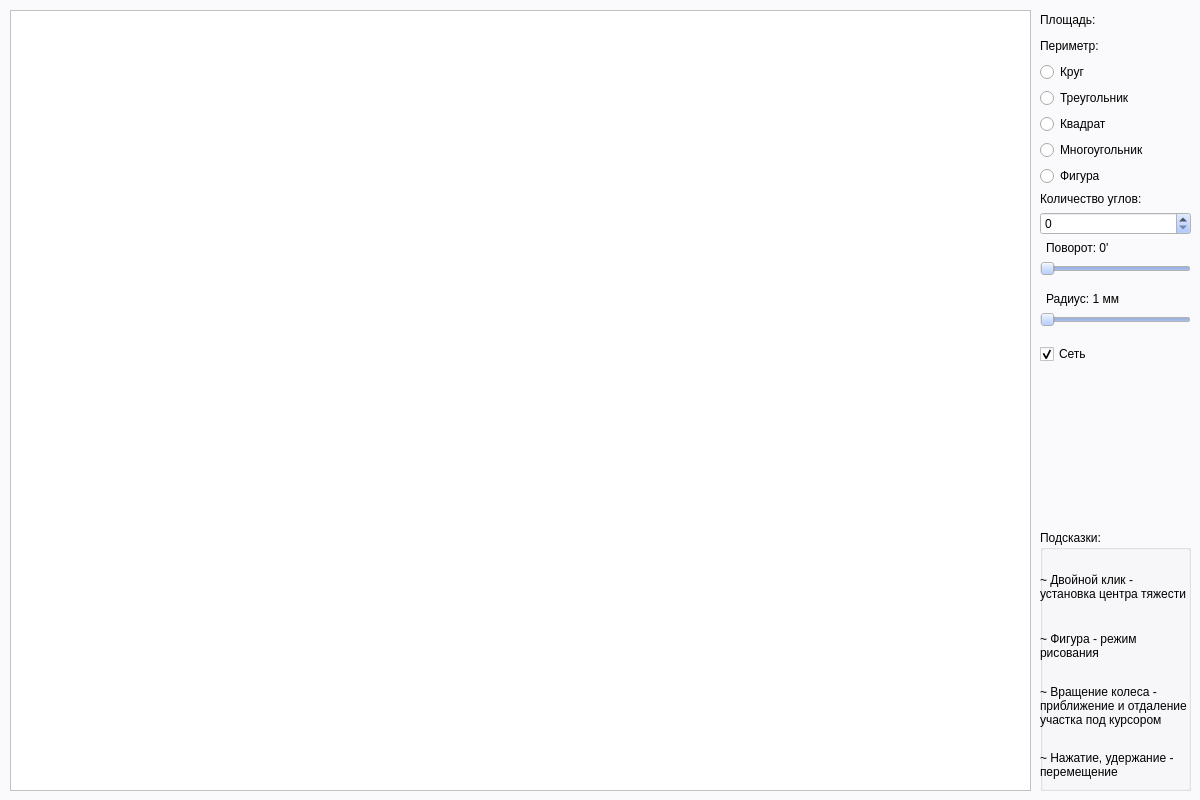
<?xml version="1.0" encoding="UTF-8"?>
<ui version="4.0">
 <class>MainWindow</class>
 <widget class="QMainWindow" name="MainWindow">
  <property name="geometry">
   <rect>
    <x>0</x>
    <y>0</y>
    <width>1200</width>
    <height>800</height>
   </rect>
  </property>
  <property name="palette">
   <palette>
    <active>
     <colorrole role="WindowText">
      <brush brushstyle="SolidPattern">
       <color alpha="255">
        <red>0</red>
        <green>0</green>
        <blue>0</blue>
       </color>
      </brush>
     </colorrole>
     <colorrole role="Button">
      <brush brushstyle="SolidPattern">
       <color alpha="255">
        <red>147</red>
        <green>183</green>
        <blue>255</blue>
       </color>
      </brush>
     </colorrole>
     <colorrole role="Light">
      <brush brushstyle="SolidPattern">
       <color alpha="255">
        <red>255</red>
        <green>255</green>
        <blue>255</blue>
       </color>
      </brush>
     </colorrole>
     <colorrole role="Midlight">
      <brush brushstyle="SolidPattern">
       <color alpha="255">
        <red>201</red>
        <green>219</green>
        <blue>255</blue>
       </color>
      </brush>
     </colorrole>
     <colorrole role="Dark">
      <brush brushstyle="SolidPattern">
       <color alpha="255">
        <red>73</red>
        <green>91</green>
        <blue>127</blue>
       </color>
      </brush>
     </colorrole>
     <colorrole role="Mid">
      <brush brushstyle="SolidPattern">
       <color alpha="255">
        <red>98</red>
        <green>122</green>
        <blue>170</blue>
       </color>
      </brush>
     </colorrole>
     <colorrole role="Text">
      <brush brushstyle="SolidPattern">
       <color alpha="255">
        <red>0</red>
        <green>0</green>
        <blue>0</blue>
       </color>
      </brush>
     </colorrole>
     <colorrole role="BrightText">
      <brush brushstyle="SolidPattern">
       <color alpha="255">
        <red>255</red>
        <green>255</green>
        <blue>255</blue>
       </color>
      </brush>
     </colorrole>
     <colorrole role="ButtonText">
      <brush brushstyle="SolidPattern">
       <color alpha="255">
        <red>0</red>
        <green>0</green>
        <blue>0</blue>
       </color>
      </brush>
     </colorrole>
     <colorrole role="Base">
      <brush brushstyle="SolidPattern">
       <color alpha="255">
        <red>255</red>
        <green>255</green>
        <blue>255</blue>
       </color>
      </brush>
     </colorrole>
     <colorrole role="Window">
      <brush brushstyle="SolidPattern">
       <color alpha="255">
        <red>250</red>
        <green>250</green>
        <blue>252</blue>
       </color>
      </brush>
     </colorrole>
     <colorrole role="Shadow">
      <brush brushstyle="SolidPattern">
       <color alpha="255">
        <red>0</red>
        <green>0</green>
        <blue>0</blue>
       </color>
      </brush>
     </colorrole>
     <colorrole role="AlternateBase">
      <brush brushstyle="SolidPattern">
       <color alpha="255">
        <red>201</red>
        <green>219</green>
        <blue>255</blue>
       </color>
      </brush>
     </colorrole>
     <colorrole role="ToolTipBase">
      <brush brushstyle="SolidPattern">
       <color alpha="255">
        <red>255</red>
        <green>255</green>
        <blue>220</blue>
       </color>
      </brush>
     </colorrole>
     <colorrole role="ToolTipText">
      <brush brushstyle="SolidPattern">
       <color alpha="255">
        <red>0</red>
        <green>0</green>
        <blue>0</blue>
       </color>
      </brush>
     </colorrole>
     <colorrole role="PlaceholderText">
      <brush brushstyle="SolidPattern">
       <color alpha="128">
        <red>0</red>
        <green>0</green>
        <blue>0</blue>
       </color>
      </brush>
     </colorrole>
    </active>
    <inactive>
     <colorrole role="WindowText">
      <brush brushstyle="SolidPattern">
       <color alpha="255">
        <red>0</red>
        <green>0</green>
        <blue>0</blue>
       </color>
      </brush>
     </colorrole>
     <colorrole role="Button">
      <brush brushstyle="SolidPattern">
       <color alpha="255">
        <red>147</red>
        <green>183</green>
        <blue>255</blue>
       </color>
      </brush>
     </colorrole>
     <colorrole role="Light">
      <brush brushstyle="SolidPattern">
       <color alpha="255">
        <red>255</red>
        <green>255</green>
        <blue>255</blue>
       </color>
      </brush>
     </colorrole>
     <colorrole role="Midlight">
      <brush brushstyle="SolidPattern">
       <color alpha="255">
        <red>201</red>
        <green>219</green>
        <blue>255</blue>
       </color>
      </brush>
     </colorrole>
     <colorrole role="Dark">
      <brush brushstyle="SolidPattern">
       <color alpha="255">
        <red>73</red>
        <green>91</green>
        <blue>127</blue>
       </color>
      </brush>
     </colorrole>
     <colorrole role="Mid">
      <brush brushstyle="SolidPattern">
       <color alpha="255">
        <red>98</red>
        <green>122</green>
        <blue>170</blue>
       </color>
      </brush>
     </colorrole>
     <colorrole role="Text">
      <brush brushstyle="SolidPattern">
       <color alpha="255">
        <red>0</red>
        <green>0</green>
        <blue>0</blue>
       </color>
      </brush>
     </colorrole>
     <colorrole role="BrightText">
      <brush brushstyle="SolidPattern">
       <color alpha="255">
        <red>255</red>
        <green>255</green>
        <blue>255</blue>
       </color>
      </brush>
     </colorrole>
     <colorrole role="ButtonText">
      <brush brushstyle="SolidPattern">
       <color alpha="255">
        <red>0</red>
        <green>0</green>
        <blue>0</blue>
       </color>
      </brush>
     </colorrole>
     <colorrole role="Base">
      <brush brushstyle="SolidPattern">
       <color alpha="255">
        <red>255</red>
        <green>255</green>
        <blue>255</blue>
       </color>
      </brush>
     </colorrole>
     <colorrole role="Window">
      <brush brushstyle="SolidPattern">
       <color alpha="255">
        <red>250</red>
        <green>250</green>
        <blue>252</blue>
       </color>
      </brush>
     </colorrole>
     <colorrole role="Shadow">
      <brush brushstyle="SolidPattern">
       <color alpha="255">
        <red>0</red>
        <green>0</green>
        <blue>0</blue>
       </color>
      </brush>
     </colorrole>
     <colorrole role="AlternateBase">
      <brush brushstyle="SolidPattern">
       <color alpha="255">
        <red>201</red>
        <green>219</green>
        <blue>255</blue>
       </color>
      </brush>
     </colorrole>
     <colorrole role="ToolTipBase">
      <brush brushstyle="SolidPattern">
       <color alpha="255">
        <red>255</red>
        <green>255</green>
        <blue>220</blue>
       </color>
      </brush>
     </colorrole>
     <colorrole role="ToolTipText">
      <brush brushstyle="SolidPattern">
       <color alpha="255">
        <red>0</red>
        <green>0</green>
        <blue>0</blue>
       </color>
      </brush>
     </colorrole>
     <colorrole role="PlaceholderText">
      <brush brushstyle="SolidPattern">
       <color alpha="128">
        <red>0</red>
        <green>0</green>
        <blue>0</blue>
       </color>
      </brush>
     </colorrole>
    </inactive>
    <disabled>
     <colorrole role="WindowText">
      <brush brushstyle="SolidPattern">
       <color alpha="255">
        <red>73</red>
        <green>91</green>
        <blue>127</blue>
       </color>
      </brush>
     </colorrole>
     <colorrole role="Button">
      <brush brushstyle="SolidPattern">
       <color alpha="255">
        <red>147</red>
        <green>183</green>
        <blue>255</blue>
       </color>
      </brush>
     </colorrole>
     <colorrole role="Light">
      <brush brushstyle="SolidPattern">
       <color alpha="255">
        <red>255</red>
        <green>255</green>
        <blue>255</blue>
       </color>
      </brush>
     </colorrole>
     <colorrole role="Midlight">
      <brush brushstyle="SolidPattern">
       <color alpha="255">
        <red>201</red>
        <green>219</green>
        <blue>255</blue>
       </color>
      </brush>
     </colorrole>
     <colorrole role="Dark">
      <brush brushstyle="SolidPattern">
       <color alpha="255">
        <red>73</red>
        <green>91</green>
        <blue>127</blue>
       </color>
      </brush>
     </colorrole>
     <colorrole role="Mid">
      <brush brushstyle="SolidPattern">
       <color alpha="255">
        <red>98</red>
        <green>122</green>
        <blue>170</blue>
       </color>
      </brush>
     </colorrole>
     <colorrole role="Text">
      <brush brushstyle="SolidPattern">
       <color alpha="255">
        <red>73</red>
        <green>91</green>
        <blue>127</blue>
       </color>
      </brush>
     </colorrole>
     <colorrole role="BrightText">
      <brush brushstyle="SolidPattern">
       <color alpha="255">
        <red>255</red>
        <green>255</green>
        <blue>255</blue>
       </color>
      </brush>
     </colorrole>
     <colorrole role="ButtonText">
      <brush brushstyle="SolidPattern">
       <color alpha="255">
        <red>73</red>
        <green>91</green>
        <blue>127</blue>
       </color>
      </brush>
     </colorrole>
     <colorrole role="Base">
      <brush brushstyle="SolidPattern">
       <color alpha="255">
        <red>250</red>
        <green>250</green>
        <blue>252</blue>
       </color>
      </brush>
     </colorrole>
     <colorrole role="Window">
      <brush brushstyle="SolidPattern">
       <color alpha="255">
        <red>250</red>
        <green>250</green>
        <blue>252</blue>
       </color>
      </brush>
     </colorrole>
     <colorrole role="Shadow">
      <brush brushstyle="SolidPattern">
       <color alpha="255">
        <red>0</red>
        <green>0</green>
        <blue>0</blue>
       </color>
      </brush>
     </colorrole>
     <colorrole role="AlternateBase">
      <brush brushstyle="SolidPattern">
       <color alpha="255">
        <red>147</red>
        <green>183</green>
        <blue>255</blue>
       </color>
      </brush>
     </colorrole>
     <colorrole role="ToolTipBase">
      <brush brushstyle="SolidPattern">
       <color alpha="255">
        <red>255</red>
        <green>255</green>
        <blue>220</blue>
       </color>
      </brush>
     </colorrole>
     <colorrole role="ToolTipText">
      <brush brushstyle="SolidPattern">
       <color alpha="255">
        <red>0</red>
        <green>0</green>
        <blue>0</blue>
       </color>
      </brush>
     </colorrole>
     <colorrole role="PlaceholderText">
      <brush brushstyle="SolidPattern">
       <color alpha="128">
        <red>0</red>
        <green>0</green>
        <blue>0</blue>
       </color>
      </brush>
     </colorrole>
    </disabled>
   </palette>
  </property>
  <property name="windowTitle">
   <string>MainWindow</string>
  </property>
  <widget class="QWidget" name="centralwidget">
   <widget class="QGraphicsView" name="graphicsView">
    <property name="geometry">
     <rect>
      <x>10</x>
      <y>10</y>
      <width>1021</width>
      <height>781</height>
     </rect>
    </property>
    <property name="palette">
     <palette>
      <active>
       <colorrole role="WindowText">
        <brush brushstyle="SolidPattern">
         <color alpha="255">
          <red>0</red>
          <green>0</green>
          <blue>0</blue>
         </color>
        </brush>
       </colorrole>
       <colorrole role="Button">
        <brush brushstyle="SolidPattern">
         <color alpha="255">
          <red>159</red>
          <green>245</green>
          <blue>232</blue>
         </color>
        </brush>
       </colorrole>
       <colorrole role="Light">
        <brush brushstyle="SolidPattern">
         <color alpha="255">
          <red>255</red>
          <green>255</green>
          <blue>255</blue>
         </color>
        </brush>
       </colorrole>
       <colorrole role="Midlight">
        <brush brushstyle="SolidPattern">
         <color alpha="255">
          <red>207</red>
          <green>250</green>
          <blue>243</blue>
         </color>
        </brush>
       </colorrole>
       <colorrole role="Dark">
        <brush brushstyle="SolidPattern">
         <color alpha="255">
          <red>79</red>
          <green>122</green>
          <blue>116</blue>
         </color>
        </brush>
       </colorrole>
       <colorrole role="Mid">
        <brush brushstyle="SolidPattern">
         <color alpha="255">
          <red>106</red>
          <green>163</green>
          <blue>155</blue>
         </color>
        </brush>
       </colorrole>
       <colorrole role="Text">
        <brush brushstyle="SolidPattern">
         <color alpha="255">
          <red>0</red>
          <green>0</green>
          <blue>0</blue>
         </color>
        </brush>
       </colorrole>
       <colorrole role="BrightText">
        <brush brushstyle="SolidPattern">
         <color alpha="255">
          <red>255</red>
          <green>255</green>
          <blue>255</blue>
         </color>
        </brush>
       </colorrole>
       <colorrole role="ButtonText">
        <brush brushstyle="SolidPattern">
         <color alpha="255">
          <red>0</red>
          <green>0</green>
          <blue>0</blue>
         </color>
        </brush>
       </colorrole>
       <colorrole role="Base">
        <brush brushstyle="SolidPattern">
         <color alpha="255">
          <red>255</red>
          <green>255</green>
          <blue>255</blue>
         </color>
        </brush>
       </colorrole>
       <colorrole role="Window">
        <brush brushstyle="SolidPattern">
         <color alpha="255">
          <red>250</red>
          <green>250</green>
          <blue>252</blue>
         </color>
        </brush>
       </colorrole>
       <colorrole role="Shadow">
        <brush brushstyle="SolidPattern">
         <color alpha="255">
          <red>0</red>
          <green>0</green>
          <blue>0</blue>
         </color>
        </brush>
       </colorrole>
       <colorrole role="AlternateBase">
        <brush brushstyle="SolidPattern">
         <color alpha="255">
          <red>207</red>
          <green>250</green>
          <blue>243</blue>
         </color>
        </brush>
       </colorrole>
       <colorrole role="ToolTipBase">
        <brush brushstyle="SolidPattern">
         <color alpha="255">
          <red>255</red>
          <green>255</green>
          <blue>220</blue>
         </color>
        </brush>
       </colorrole>
       <colorrole role="ToolTipText">
        <brush brushstyle="SolidPattern">
         <color alpha="255">
          <red>0</red>
          <green>0</green>
          <blue>0</blue>
         </color>
        </brush>
       </colorrole>
       <colorrole role="PlaceholderText">
        <brush brushstyle="SolidPattern">
         <color alpha="128">
          <red>0</red>
          <green>0</green>
          <blue>0</blue>
         </color>
        </brush>
       </colorrole>
      </active>
      <inactive>
       <colorrole role="WindowText">
        <brush brushstyle="SolidPattern">
         <color alpha="255">
          <red>0</red>
          <green>0</green>
          <blue>0</blue>
         </color>
        </brush>
       </colorrole>
       <colorrole role="Button">
        <brush brushstyle="SolidPattern">
         <color alpha="255">
          <red>159</red>
          <green>245</green>
          <blue>232</blue>
         </color>
        </brush>
       </colorrole>
       <colorrole role="Light">
        <brush brushstyle="SolidPattern">
         <color alpha="255">
          <red>255</red>
          <green>255</green>
          <blue>255</blue>
         </color>
        </brush>
       </colorrole>
       <colorrole role="Midlight">
        <brush brushstyle="SolidPattern">
         <color alpha="255">
          <red>207</red>
          <green>250</green>
          <blue>243</blue>
         </color>
        </brush>
       </colorrole>
       <colorrole role="Dark">
        <brush brushstyle="SolidPattern">
         <color alpha="255">
          <red>79</red>
          <green>122</green>
          <blue>116</blue>
         </color>
        </brush>
       </colorrole>
       <colorrole role="Mid">
        <brush brushstyle="SolidPattern">
         <color alpha="255">
          <red>106</red>
          <green>163</green>
          <blue>155</blue>
         </color>
        </brush>
       </colorrole>
       <colorrole role="Text">
        <brush brushstyle="SolidPattern">
         <color alpha="255">
          <red>0</red>
          <green>0</green>
          <blue>0</blue>
         </color>
        </brush>
       </colorrole>
       <colorrole role="BrightText">
        <brush brushstyle="SolidPattern">
         <color alpha="255">
          <red>255</red>
          <green>255</green>
          <blue>255</blue>
         </color>
        </brush>
       </colorrole>
       <colorrole role="ButtonText">
        <brush brushstyle="SolidPattern">
         <color alpha="255">
          <red>0</red>
          <green>0</green>
          <blue>0</blue>
         </color>
        </brush>
       </colorrole>
       <colorrole role="Base">
        <brush brushstyle="SolidPattern">
         <color alpha="255">
          <red>255</red>
          <green>255</green>
          <blue>255</blue>
         </color>
        </brush>
       </colorrole>
       <colorrole role="Window">
        <brush brushstyle="SolidPattern">
         <color alpha="255">
          <red>250</red>
          <green>250</green>
          <blue>252</blue>
         </color>
        </brush>
       </colorrole>
       <colorrole role="Shadow">
        <brush brushstyle="SolidPattern">
         <color alpha="255">
          <red>0</red>
          <green>0</green>
          <blue>0</blue>
         </color>
        </brush>
       </colorrole>
       <colorrole role="AlternateBase">
        <brush brushstyle="SolidPattern">
         <color alpha="255">
          <red>207</red>
          <green>250</green>
          <blue>243</blue>
         </color>
        </brush>
       </colorrole>
       <colorrole role="ToolTipBase">
        <brush brushstyle="SolidPattern">
         <color alpha="255">
          <red>255</red>
          <green>255</green>
          <blue>220</blue>
         </color>
        </brush>
       </colorrole>
       <colorrole role="ToolTipText">
        <brush brushstyle="SolidPattern">
         <color alpha="255">
          <red>0</red>
          <green>0</green>
          <blue>0</blue>
         </color>
        </brush>
       </colorrole>
       <colorrole role="PlaceholderText">
        <brush brushstyle="SolidPattern">
         <color alpha="128">
          <red>0</red>
          <green>0</green>
          <blue>0</blue>
         </color>
        </brush>
       </colorrole>
      </inactive>
      <disabled>
       <colorrole role="WindowText">
        <brush brushstyle="SolidPattern">
         <color alpha="255">
          <red>79</red>
          <green>122</green>
          <blue>116</blue>
         </color>
        </brush>
       </colorrole>
       <colorrole role="Button">
        <brush brushstyle="SolidPattern">
         <color alpha="255">
          <red>159</red>
          <green>245</green>
          <blue>232</blue>
         </color>
        </brush>
       </colorrole>
       <colorrole role="Light">
        <brush brushstyle="SolidPattern">
         <color alpha="255">
          <red>255</red>
          <green>255</green>
          <blue>255</blue>
         </color>
        </brush>
       </colorrole>
       <colorrole role="Midlight">
        <brush brushstyle="SolidPattern">
         <color alpha="255">
          <red>207</red>
          <green>250</green>
          <blue>243</blue>
         </color>
        </brush>
       </colorrole>
       <colorrole role="Dark">
        <brush brushstyle="SolidPattern">
         <color alpha="255">
          <red>79</red>
          <green>122</green>
          <blue>116</blue>
         </color>
        </brush>
       </colorrole>
       <colorrole role="Mid">
        <brush brushstyle="SolidPattern">
         <color alpha="255">
          <red>106</red>
          <green>163</green>
          <blue>155</blue>
         </color>
        </brush>
       </colorrole>
       <colorrole role="Text">
        <brush brushstyle="SolidPattern">
         <color alpha="255">
          <red>79</red>
          <green>122</green>
          <blue>116</blue>
         </color>
        </brush>
       </colorrole>
       <colorrole role="BrightText">
        <brush brushstyle="SolidPattern">
         <color alpha="255">
          <red>255</red>
          <green>255</green>
          <blue>255</blue>
         </color>
        </brush>
       </colorrole>
       <colorrole role="ButtonText">
        <brush brushstyle="SolidPattern">
         <color alpha="255">
          <red>79</red>
          <green>122</green>
          <blue>116</blue>
         </color>
        </brush>
       </colorrole>
       <colorrole role="Base">
        <brush brushstyle="SolidPattern">
         <color alpha="255">
          <red>250</red>
          <green>250</green>
          <blue>252</blue>
         </color>
        </brush>
       </colorrole>
       <colorrole role="Window">
        <brush brushstyle="SolidPattern">
         <color alpha="255">
          <red>250</red>
          <green>250</green>
          <blue>252</blue>
         </color>
        </brush>
       </colorrole>
       <colorrole role="Shadow">
        <brush brushstyle="SolidPattern">
         <color alpha="255">
          <red>0</red>
          <green>0</green>
          <blue>0</blue>
         </color>
        </brush>
       </colorrole>
       <colorrole role="AlternateBase">
        <brush brushstyle="SolidPattern">
         <color alpha="255">
          <red>159</red>
          <green>245</green>
          <blue>232</blue>
         </color>
        </brush>
       </colorrole>
       <colorrole role="ToolTipBase">
        <brush brushstyle="SolidPattern">
         <color alpha="255">
          <red>255</red>
          <green>255</green>
          <blue>220</blue>
         </color>
        </brush>
       </colorrole>
       <colorrole role="ToolTipText">
        <brush brushstyle="SolidPattern">
         <color alpha="255">
          <red>0</red>
          <green>0</green>
          <blue>0</blue>
         </color>
        </brush>
       </colorrole>
       <colorrole role="PlaceholderText">
        <brush brushstyle="SolidPattern">
         <color alpha="128">
          <red>0</red>
          <green>0</green>
          <blue>0</blue>
         </color>
        </brush>
       </colorrole>
      </disabled>
     </palette>
    </property>
   </widget>
   <widget class="QGroupBox" name="groupBox">
    <property name="geometry">
     <rect>
      <x>1040</x>
      <y>530</y>
      <width>151</width>
      <height>261</height>
     </rect>
    </property>
    <property name="autoFillBackground">
     <bool>true</bool>
    </property>
    <property name="title">
     <string>Подсказки:</string>
    </property>
    <property name="flat">
     <bool>true</bool>
    </property>
    <widget class="QWidget" name="layoutWidget">
     <property name="geometry">
      <rect>
       <x>0</x>
       <y>30</y>
       <width>151</width>
       <height>231</height>
      </rect>
     </property>
     <layout class="QVBoxLayout" name="verticalLayout_2">
      <item>
       <widget class="QLabel" name="label">
        <property name="text">
         <string>~ Двойной клик - установка центра тяжести</string>
        </property>
        <property name="wordWrap">
         <bool>true</bool>
        </property>
       </widget>
      </item>
      <item>
       <widget class="QLabel" name="label_2">
        <property name="text">
         <string>~ Фигура - режим рисования</string>
        </property>
        <property name="wordWrap">
         <bool>true</bool>
        </property>
       </widget>
      </item>
      <item>
       <widget class="QLabel" name="label_3">
        <property name="text">
         <string>~ Вращение колеса - приближение и отдаление участка под курсором</string>
        </property>
        <property name="wordWrap">
         <bool>true</bool>
        </property>
       </widget>
      </item>
      <item>
       <widget class="QLabel" name="label_4">
        <property name="text">
         <string>~ Нажатие, удержание - перемещение</string>
        </property>
        <property name="wordWrap">
         <bool>true</bool>
        </property>
       </widget>
      </item>
     </layout>
    </widget>
   </widget>
   <widget class="QWidget" name="layoutWidget">
    <property name="geometry">
     <rect>
      <x>1040</x>
      <y>10</y>
      <width>151</width>
      <height>354</height>
     </rect>
    </property>
    <layout class="QVBoxLayout" name="verticalLayout_4">
     <item>
      <layout class="QVBoxLayout" name="verticalLayout_3">
       <item>
        <widget class="QLabel" name="labelArea">
         <property name="text">
          <string>Площадь:</string>
         </property>
        </widget>
       </item>
       <item>
        <widget class="QLabel" name="labelPerimeter">
         <property name="text">
          <string>Периметр:</string>
         </property>
        </widget>
       </item>
      </layout>
     </item>
     <item>
      <layout class="QVBoxLayout" name="verticalLayout">
       <item>
        <widget class="QRadioButton" name="radioButtonCircle">
         <property name="text">
          <string>Круг</string>
         </property>
        </widget>
       </item>
       <item>
        <widget class="QRadioButton" name="radioButtonTriangle">
         <property name="text">
          <string>Треугольник</string>
         </property>
        </widget>
       </item>
       <item>
        <widget class="QRadioButton" name="radioButtonSquare">
         <property name="text">
          <string>Квадрат</string>
         </property>
        </widget>
       </item>
       <item>
        <widget class="QRadioButton" name="radioButtonPolygon">
         <property name="text">
          <string>Многоугольник</string>
         </property>
        </widget>
       </item>
       <item>
        <widget class="QRadioButton" name="radioButtonFigure">
         <property name="text">
          <string>Фигура</string>
         </property>
        </widget>
       </item>
       <item>
        <widget class="QLabel" name="labelAnglesNumber">
         <property name="text">
          <string>Количество углов:</string>
         </property>
        </widget>
       </item>
       <item>
        <widget class="QSpinBox" name="spinBox">
         <property name="minimum">
          <number>0</number>
         </property>
         <property name="maximum">
          <number>30</number>
         </property>
         <property name="singleStep">
          <number>1</number>
         </property>
        </widget>
       </item>
      </layout>
     </item>
     <item>
      <layout class="QFormLayout" name="formLayout">
       <item row="0" column="1">
        <widget class="QLabel" name="labelRotation">
         <property name="text">
          <string>Поворот: 0'</string>
         </property>
        </widget>
       </item>
       <item row="1" column="0" colspan="2">
        <widget class="QSlider" name="horizontalSliderRotation">
         <property name="minimum">
          <number>0</number>
         </property>
         <property name="maximum">
          <number>360</number>
         </property>
         <property name="orientation">
          <enum>Qt::Horizontal</enum>
         </property>
        </widget>
       </item>
      </layout>
     </item>
     <item>
      <layout class="QFormLayout" name="formLayout_2">
       <item row="0" column="1">
        <widget class="QLabel" name="labelSize">
         <property name="text">
          <string>Радиус: 1 мм</string>
         </property>
        </widget>
       </item>
       <item row="1" column="0" colspan="2">
        <widget class="QSlider" name="horizontalSliderSize">
         <property name="minimum">
          <number>6</number>
         </property>
         <property name="maximum">
          <number>360</number>
         </property>
         <property name="orientation">
          <enum>Qt::Horizontal</enum>
         </property>
        </widget>
       </item>
      </layout>
     </item>
     <item>
      <widget class="QCheckBox" name="checkBoxGrid">
       <property name="enabled">
        <bool>true</bool>
       </property>
       <property name="text">
        <string>Сеть</string>
       </property>
       <property name="checked">
        <bool>true</bool>
       </property>
      </widget>
     </item>
    </layout>
   </widget>
  </widget>
 </widget>
 <resources/>
 <connections/>
</ui>
